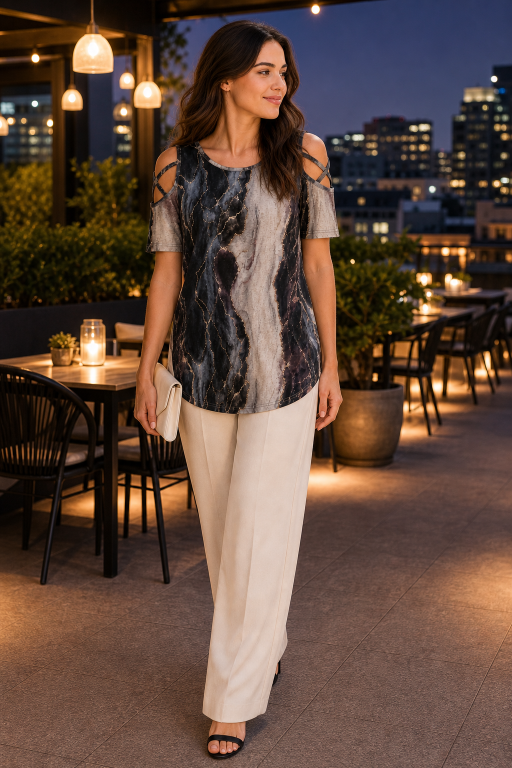
#> input picture assets/gen/gen-scene-blackmarble-rooftop-v8.png, 1024 x 1536 px (shown at 1/2 size)
$ python build-multi-color-scene-contact-sheet-08.py
#> lines starting #> are read from the running program, lines starting #| are printed output that depends on the picture
from pathlib import Path

from PIL import Image, ImageDraw, ImageFont


ROOT = Path(__file__).resolve().parents[1]
FILES = [
    ROOT / "assets/gen/gen-scene-blackmarble-rooftop-v8.png",
    ROOT / "assets/gen/gen-scene-bluebark-coastal-v8.png",
    ROOT / "assets/gen/gen-scene-wine-bistro-date-v8.png",
    ROOT / "assets/gen/gen-scene-black-commute-v8.png",
    ROOT / "assets/gen/gen-scene-turquoise-ornate-market-v8.png",
    ROOT / "assets/gen/gen-scene-red-shopping-v8.png",
    ROOT / "assets/gen/gen-scene-whitefloral-garden-v8.png",
    ROOT / "assets/gen/gen-scene-teal-plaza-v8.png",
]
OUT = ROOT / "assets/gen/multi-color-scene-contact-sheet-08.jpg"

cols, rows = 4, 2
cell_w, cell_h, label_h = 400, 500, 48
sheet = Image.new("RGB", (cell_w * cols, (cell_h + label_h) * rows), "#f7f7f5")
draw = ImageDraw.Draw(sheet)
font = ImageFont.load_default(size=14)

for index, path in enumerate(FILES):
    image = Image.open(path).convert("RGB")
#> image is the input picture: PIL image 1024x1536 RGB; mean R, G, B 96.6, 73.4, 61.3
    image.thumbnail((cell_w - 16, cell_h - 16), Image.Resampling.LANCZOS)
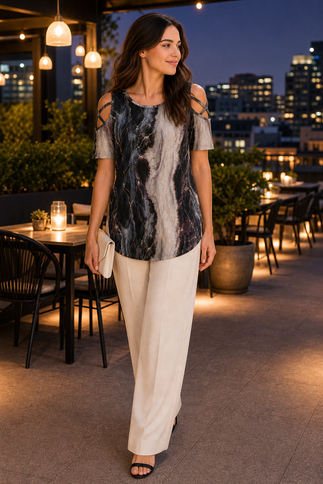
#> image: PIL image 323x484 RGB; mean R, G, B 96.5, 73.4, 61.3
    x = (index % cols) * cell_w
    y = (index // cols) * (cell_h + label_h)
    sheet.paste(image, (x + (cell_w - image.width) // 2, y + (cell_h - image.height) // 2))
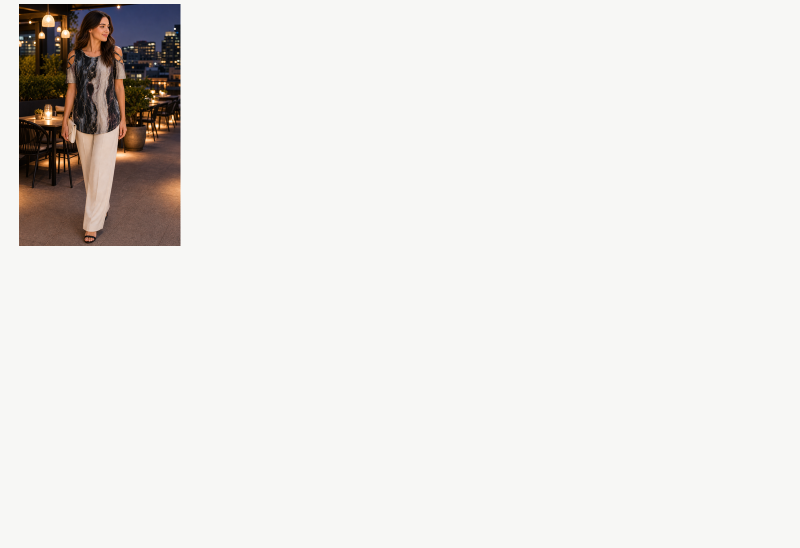
#> sheet: PIL image 1600x1096 RGB (shown at 1/2 size); mean R, G, B 233.6, 231.5, 228.6
    draw.rectangle((x, y, x + cell_w - 1, y + cell_h + label_h - 1), outline="#c5c5c0", width=2)
    draw.text((x + 10, y + cell_h + 14), path.stem, fill="#343434", font=font)
#> pass 2 of the loop `for index, path in enumerate(FILES):`:
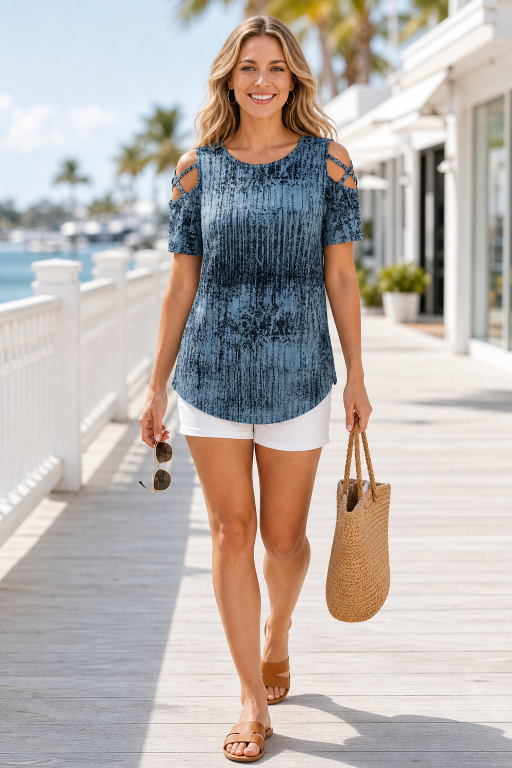
#> input picture assets/gen/gen-scene-bluebark-coastal-v8.png, 1024 x 1536 px (shown at 1/2 size)
#> image is the input picture: PIL image 1024x1536 RGB; mean R, G, B 185.5, 177.7, 173.2
#> `image.thumbnail((cell_w - 16, cell_h - 16), Image.Resampling.LANCZOS)`:
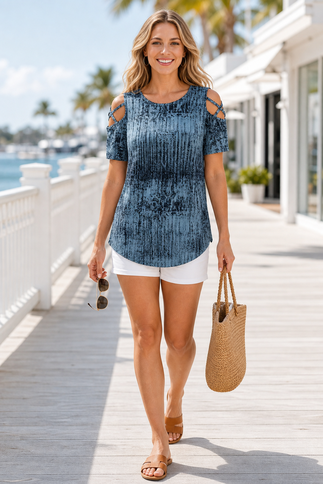
#> image: PIL image 323x484 RGB; mean R, G, B 185.5, 177.7, 173.2
#> `sheet.paste(image, (x + (cell_w - image.width) // 2, y + (cell_h - ima..`:
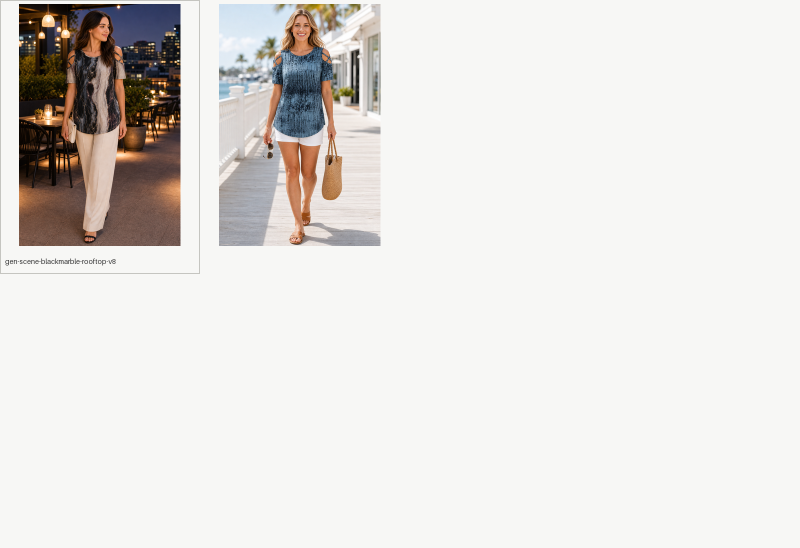
#> sheet: PIL image 1600x1096 RGB (shown at 1/2 size); mean R, G, B 227.9, 225.2, 222
#> (the run stopped early here; a loop or call above may not have finished)
